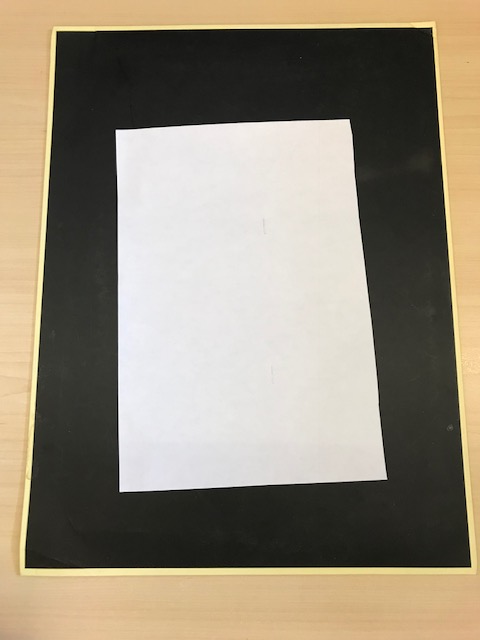
#> input picture shape-recognition/image1.jpeg, 480 x 640 px
$ python -i image.py   (imports and definitions only)
#> lines starting #> are read from the running program, lines starting #| are printed output that depends on the picture; after the words box and inside, x2 and y2 are one past the last pixel; in counts of white or black regions, pixels touching at a corner belong together
import cv2
import numpy as np
import os
from .utils import order_points

"""The image class"""


class Image(object):
    """This is the main image object, read in, operate and print the photos"""

    def __init__(self, imagePath):
#> called with imagePath = '../image1.jpeg'
        abs_path = os.path.abspath(imagePath)
        self.image_root_path, full_image_name = os.path.split(abs_path)
        self.image_name, self.image_extension = os.path.splitext(full_image_name)
        self._original_image = cv2.imread(abs_path)
#> self._original_image is the input picture: shape (640, 480, 3); mean B, G, R 120.8, 138, 147.8
        self.image = cv2.imread(abs_path)

        # - counter for dumping images
        self.image_dumps = 0

    # [18 lines left out: functions reset, write_image, gray_blur_gaussian, not called in this run]

    def find_contours(self, cannyMin=100, cannyMax=200):
        """Detect edges using a canny edge detector algoritgh
        http://opencv-python-tutroals.readthedocs.io/en/latest/py_tutorials/py_imgproc/py_canny/py_canny.html
        """
#> called with cannyMin = 100, cannyMax = 200
        self.image = cv2.Canny(self.image, cannyMin, cannyMax)
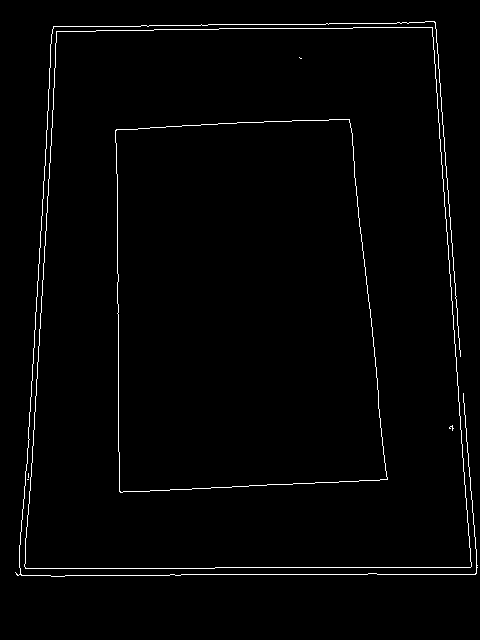
#> self.image: shape (640, 480); 1.6% white in thin lines or dots, all inside (x1, y1, x2, y2) = (15, 21, 478, 577)
        # Find contours in an image
        # http://docs.opencv.org/3.1.0/d4/d73/tutorial_py_contours_begin.html
        im2, self.contours, hierarchy = cv2.findContours(self.image, cv2.RETR_LIST, cv2.CHAIN_APPROX_SIMPLE)
#> self.contours = 9 contours, 5 with area under 20; largest, box (x1, y1, x2, y2) and area: (24, 27, 472, 569) 220988, (24, 27, 472, 569) 220986, (115, 119, 388, 493) 90866, (115, 119, 388, 493) 90862

        return self.contours, hierarchy, self.image

    def find_contour_edges(self, c, epsilon=0.02):
        """Find the edges of the contour"""
        peri = cv2.arcLength(c, True)
        approx = cv2.approxPolyDP(c, epsilon * peri, True)
        return approx

    # [44 lines left out: functions frame_image, transform_to_frame, find_frame, not called in this run]

    def find_largest_contour(self):
        """Find the largest contour"""
        contours, h, e = self.find_contours()
#> contours has the same summary as self.contours in find_contours; h = [[1, -1, -1, -1], [2, 0, -1, -1], [3, 1, -1, -1], [4, 2, -1, -1], [5, 3, -1, -1], [6, 4, -1, -1], [7, 5, -1, -1], [8, 6, -1, -1], [-1, 7, -1, -1]]
        cnt = sorted(contours, key=cv2.contourArea, reverse=True)[0]
#> cnt = contour of 159 points, box (x1, y1, x2, y2) (24, 27, 472, 569), area 220988
        approx = self.find_contour_edges(cnt)
#> in find_contour_edges, `peri = cv2.arcLength(c, True)`: peri = 1930.3
#> in find_contour_edges, `approx = cv2.approxPolyDP(c, epsilon * peri, True)`: approx = [[432, 27], [56, 31], [25, 568], [471, 566]]
#> approx = [[432, 27], [56, 31], [25, 568], [471, 566]]
        return approx

>>> result = Image('../image1.jpeg').find_largest_contour()
#> result = [[432, 27], [56, 31], [25, 568], [471, 566]]
